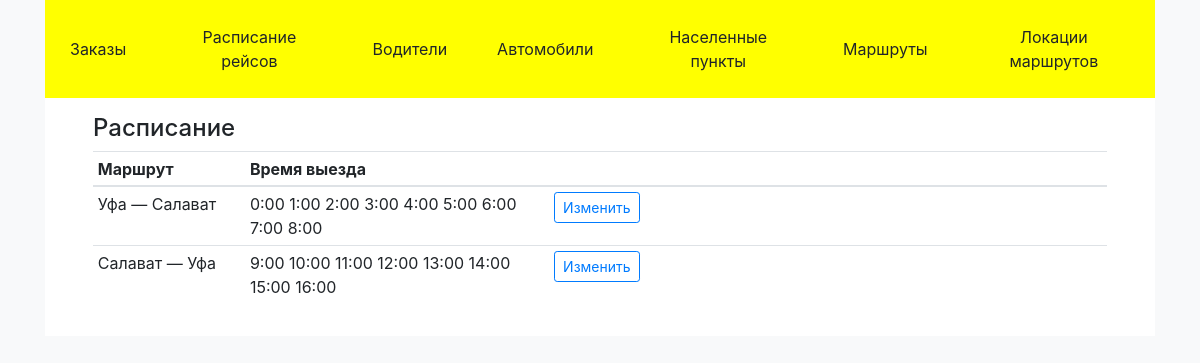
Screenshot of /choose-route with the database file from the repository.
### main/models.py (models this page shows, shortened)
class ScheduledRoute(models.Model):
    time = models.TimeField(auto_now=False)
    route = models.ForeignKey(Route, related_name='times',
                              on_delete=models.CASCADE)
    class Meta:
        verbose_name_plural = 'Маршруты — время'

### main/views/choose_route.py (the view)
# urls.py: path('choose-route', views.choose_route.choose),
def choose(request):
    schedule = ScheduledRoute.objects.all()
    tt = []
    routes = Route.objects.all().order_by('start_area')
    for r in routes:
        times = []
        for time in r.times.all().order_by('time'):
            times.append(time.time)
        tt.append((f"{r.start_area} — {r.finish_area}", times, r.id))
    form = RouteChoosingForm()
    dic = {
        'form': form,
        'schedule': schedule,
        'title': 'Расписание',
        'tt': tt,
    }
    return render(request, 'main/choose_route.html', dic)

### main/forms.py
class RouteChoosingForm(forms.Form):
    route = forms.ModelChoiceField(
        label='Маршрут',
        widget=forms.Select(attrs={
            "class": "form-control",
        }),
        queryset=Route.objects.all().order_by('start_area')
    )
    required_css_class = rcc
    class Meta:
        model = ScheduledRoute
        exclude = []

### main/models.py (called while the page is built)
    def __str__(self):
        return self.name

### main/templates/main/choose_route.html (shortened to what this page needs)
{% extends 'main/base.html' %}
{% block content %}
<div>
    <table class="table table-sm table-hover" width="50%">
        <thead>
        <tr>
            <th class="" width="15%">
                Маршрут
            </th>
            <th class="" width="30%">
                Время выезда
            </th>
            <th class="">
            </th>
        </tr>
        </thead>
        <tbody>
            {% for t in tt %}
                <tr>
                    <td>{{ t.0 }}</td>
                    <td>
                        {% for ti in t.1 %}
                            {{ ti }}
                        {% endfor %}
                    </td>
                    <td>
                        <form method="post" action="route/{{ t.2 }}" class="">
                            <input type="submit"  value='Изменить'
                                   class="btn btn-outline-primary btn-sm justify-content-end"/>
                        </form>
                    </td>
                </tr>
            {% endfor %}
        </tbody>
    </table>
</div>
{% endblock %}

### rows the page displays
ScheduledRoute: 1 "0:00"
ScheduledRoute: 1 "1:00"
ScheduledRoute: 1 "2:00"
ScheduledRoute: 1 "3:00"
ScheduledRoute: 1 "4:00"
ScheduledRoute: 1 "5:00"
ScheduledRoute: 1 "6:00"
ScheduledRoute: 1 "7:00"
ScheduledRoute: 1 "8:00"
ScheduledRoute: 1 "9:00"
ScheduledRoute: 1 "10:00"
ScheduledRoute: 1 "11:00"
ScheduledRoute: 1 "12:00"
ScheduledRoute: 1 "13:00"
ScheduledRoute: 1 "14:00"
ScheduledRoute: 1 "15:00"
ScheduledRoute: 1 "16:00"

### other values shown
{{ title }} "Расписание"
{{ t.0 }} "Уфа — Салават" "Салават — Уфа"
